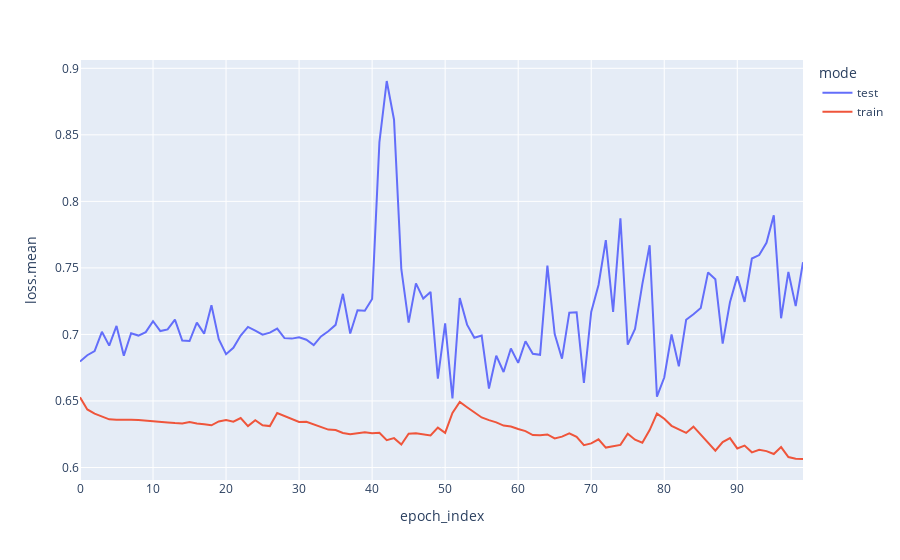

The code cell stored with this chart in its notebook:
### Code cell
px.line(stats_df, x='epoch_index', y='loss.mean', color='mode')
